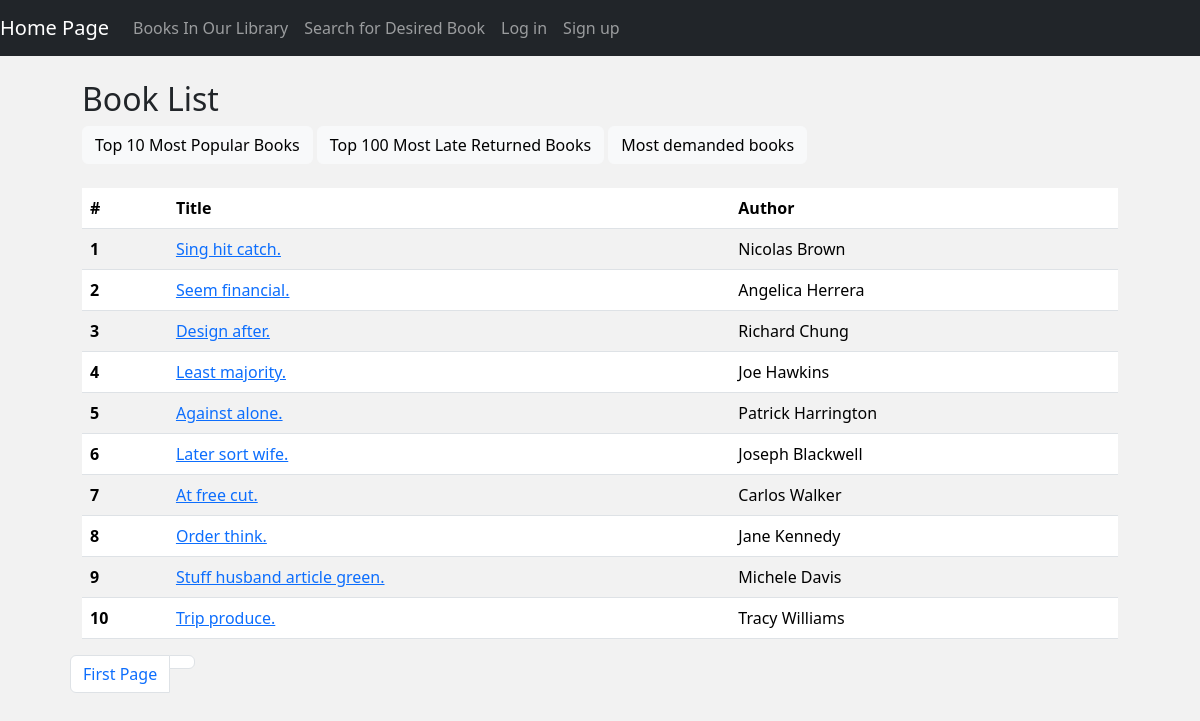
Page /popularbooks/ on the committed database.
### booklibrary/models.py (models this page shows, shortened)
class Book(models.Model):
    author = models.ForeignKey(Author, on_delete=models.CASCADE, null=True, verbose_name='Author')
    category = models.ManyToManyField(Category, verbose_name='Category')
    title = models.CharField(max_length=100, verbose_name='Title')
    publication_date = models.DateField(verbose_name='Publication Date')
    stock = models.IntegerField(verbose_name='Stock')
    notify_when_available = models.BooleanField(default=False)
    class Meta:
      verbose_name = "Book"
      verbose_name_plural = "Books"

class Author(models.Model):
    full_name = models.CharField(max_length=100, verbose_name='Full Name')
    class Meta:
        verbose_name = 'Author'
        verbose_name_plural = 'Authors'

### booklibrary/views.py (the view)
# urls.py: path('popularbooks/', views.most_popular_books, name='most_popular_books'),
def most_popular_books(request):
    books = Book.objects.annotate(num_borrows=Count('borrows')).order_by('-num_borrows')[:10]
    return render(request, 'book_list.html', {'books': books})

### booklibrary/templates/book_list.html (shortened to what this page needs)
{% extends 'base.html' %}
    {% block content %}
    <div class="container mt-4">
        <h2>Book List</h2>
        <a href="{% url 'most_popular_books' %}"><button type="button" class="btn btn-light">Top 10 Most Popular Books</button></a>
        <a href="{% url 'most_late_books' %}"><button type="button" class="btn btn-light">Top 100 Most Late Returned Books</button></a>
        <a href="{% url 'in_demand' %}"><button type="button" class="btn btn-light">Most demanded books</button></a>
        <br>
        <br>
        <table class="table table-striped">
            <thead>
                <tr>
                    <th scope="col">#</th>
                    <th scope="col">Title</th>
                    <th scope="col">Author</th>
                </tr>
            </thead>
            <tbody>
                {% for book in books %}
                    <tr>
                        <th scope="row">{{ forloop.counter }}</th>
                        <td><a href="{% url 'book_detail' book.id %}">{{ book.title }}</a></td>
                        <td>{{ book.author.full_name }}</td>
                    </tr>
                {% endfor %}
            </tbody>
        </table>
    </div>
    <nav aria-label="Page navigation example">
        <ul class="pagination">
          <li class="page-item"><a class="page-link" href="?page=1">First Page</a></li>
          <li class="page-item"><a class="page-link" href="#">{{ books.number }}</a></li>
        </ul>
      </nav>
    {% endblock %}

### booklibrary/templates/base.html (style rules this page uses)
body { background-color: #f0f0f0d5; }

### rows in the picture
Book: title "Sing hit catch.", author.full_name "Nicolas Brown"
Book: title "Seem financial.", author.full_name "Angelica Herrera"
Book: title "Design after.", author.full_name "Richard Chung"
Book: title "Least majority.", author.full_name "Joe Hawkins"
Book: title "Against alone.", author.full_name "Patrick Harrington"
Book: title "Later sort wife.", author.full_name "Joseph Blackwell"
Book: title "At free cut.", author.full_name "Carlos Walker"
Book: title "Order think.", author.full_name "Jane Kennedy"
Book: title "Stuff husband article green.", author.full_name "Michele Davis"
Book: title "Trip produce.", author.full_name "Tracy Williams"
